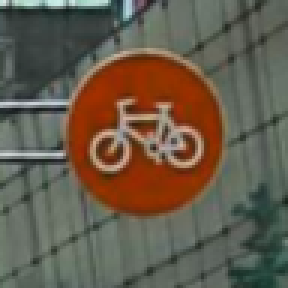
#> input picture data/test_samples/bicycles_crossing_sample.png, 96 x 96 px (shown 3 times larger); its folder holds only this picture in this run
$ python -i generate_dataset.py   (imports and definitions only)
#> lines starting #> are read from the running program, lines starting #| are printed output that depends on the picture
#> further down, picture is the input picture: PIL image 96x96 RGB; mean R, G, B 101.8, 91.2, 75.5
"""
Traffic Sign Dataset Generator
Generates clean and augmented synthetic traffic sign images for KNN training and testing.
Includes 15 distinct international / GTSRB traffic sign categories with multi-font and background augmentations.
"""

import os
import random
import glob
import numpy as np
from PIL import Image, ImageDraw, ImageFont, ImageFilter, ImageEnhance

CLASSES = {
    "stop": {"name": "Stop Sign", "color": "#DC2626"},
    "speed_30": {"name": "Speed Limit (30 km/h)", "color": "#F97316"},
    "speed_50": {"name": "Speed Limit (50 km/h)", "color": "#F59E0B"},
    "speed_80": {"name": "Speed Limit (80 km/h)", "color": "#EAB308"},
    "speed_100": {"name": "Speed Limit (100 km/h)", "color": "#D97706"},
    "yield": {"name": "Yield / Give Way", "color": "#84CC16"},
    "no_entry": {"name": "No Entry", "color": "#EF4444"},
    "no_overtaking": {"name": "No Overtaking", "color": "#B91C1C"},
    "turn_right": {"name": "Turn Right Ahead", "color": "#3B82F6"},
    "turn_left": {"name": "Turn Left Ahead", "color": "#06B6D4"},
    "ahead_only": {"name": "Ahead Only", "color": "#6366F1"},
    "roundabout": {"name": "Roundabout Mandatory", "color": "#2563EB"},
    "traffic_signals": {"name": "Traffic Light Ahead", "color": "#10B981"},
    "road_work": {"name": "Road Work Ahead", "color": "#EA580C"},
    "pedestrian": {"name": "Pedestrian Crossing", "color": "#8B5CF6"}
}

# Locate system fonts
FONT_CANDIDATES = [
    "/usr/share/fonts/truetype/dejavu/DejaVuSans-Bold.ttf",
    "/usr/share/fonts/truetype/liberation/LiberationSans-Bold.ttf",
    "/usr/share/fonts/truetype/crosextra/Carlito-Bold.ttf",
    "/usr/share/fonts/truetype/freefont/FreeSansBold.ttf",
    "/usr/share/fonts/truetype/dejavu/DejaVuSans.ttf",
    "/usr/share/fonts/truetype/liberation/LiberationSans-Regular.ttf"
]
VALID_FONTS = [f for f in FONT_CANDIDATES if os.path.exists(f)]
if not VALID_FONTS:
    all_ttfs = glob.glob("/usr/share/fonts/**/*.ttf", recursive=True)
    VALID_FONTS = all_ttfs[:5] if all_ttfs else [None]

BACKGROUND_COLORS = [
    (240, 240, 240),  # Neutral light grey
    (225, 230, 235),  # Sky grey
    (210, 215, 210),  # Muted greenery tint
    (190, 195, 200),  # Overcast cement
    (230, 225, 220),  # Warm asphalt dust
    (245, 245, 248),  # Clean studio white
    (200, 205, 210),  # Urban concrete
    (215, 220, 215)   # Natural roadside
]

# [152 lines left out: function draw_base_sign, not called in this run]

def augment_image(base_img):
    img = base_img.copy()

    # 1. Random rotation (-15 to 15 deg)
    angle = random.uniform(-15, 15)
    bg_color = random.choice(BACKGROUND_COLORS)
    img = img.rotate(angle, resample=Image.BILINEAR, fillcolor=bg_color)
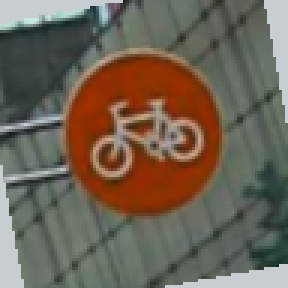
#> img: PIL image 96x96 RGB (shown 3 times larger); mean R, G, B 110.3, 99.1, 84.4

    # 2. Random Scale / Resizing jitter (0.85x to 1.15x)
    if random.random() > 0.35:
        w, h = img.size
        scale = random.uniform(0.85, 1.15)
        new_w, new_h = max(32, int(w * scale)), max(32, int(h * scale))
        img_scaled = img.resize((new_w, new_h), Image.Resampling.BILINEAR)
        canvas = Image.new("RGB", (w, h), color=bg_color)
        off_x = (w - new_w) // 2
        off_y = (h - new_h) // 2
        if off_x >= 0 and off_y >= 0:
            canvas.paste(img_scaled, (off_x, off_y))
        else:
            canvas = img_scaled.crop((-off_x, -off_y, -off_x + w, -off_y + h))
        img = canvas

    # 3. Random Brightness & Contrast
    enhancer = ImageEnhance.Brightness(img)
    img = enhancer.enhance(random.uniform(0.72, 1.28))
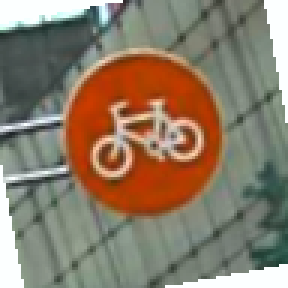
#> img: PIL image 96x96 RGB (shown 3 times larger); mean R, G, B 138.6, 124.1, 105.2

    enhancer = ImageEnhance.Contrast(img)
    img = enhancer.enhance(random.uniform(0.78, 1.28))

    # 4. Color temperature / saturation shift
    if random.random() > 0.4:
        enhancer = ImageEnhance.Color(img)
        img = enhancer.enhance(random.uniform(0.8, 1.2))

    # 5. Random subtle blur
    if random.random() > 0.35:
        img = img.filter(ImageFilter.GaussianBlur(radius=random.uniform(0.2, 0.6)))

    # 6. Subtle sensor Gaussian noise
    arr = np.array(img, dtype=float)
    noise = np.random.normal(0, random.uniform(1.5, 4.0), arr.shape)
    arr = np.clip(arr + noise, 0, 255).astype(np.uint8)

    return Image.fromarray(arr)

# [28 lines left out: function generate_full_dataset, not called in this run]

# [2 lines not run here, left out]

>>> from PIL import Image
>>> picture = Image.open('data/test_samples/bicycles_crossing_sample.png')
>>> result = augment_image(picture)

$ run again, on data/test_samples/danger_ahead_sample.png
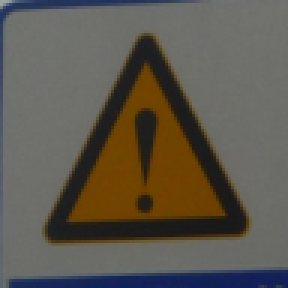
#> input picture data/test_samples/danger_ahead_sample.png, 96 x 96 px (shown 3 times larger)
#> picture is the input picture: PIL image 96x96 RGB; mean R, G, B 93.4, 88, 77.7
#> in augment_image, `img = img.rotate(angle, resample=Image.BILINEAR, fillcolor=bg_color)`:
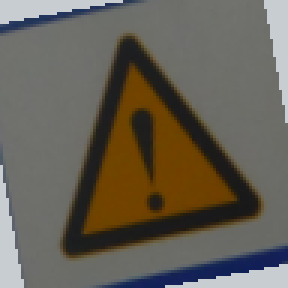
#> img: PIL image 96x96 RGB (shown 3 times larger); mean R, G, B 101.6, 96.2, 85.3
#> in augment_image, `img = enhancer.enhance(random.uniform(0.72, 1.28))`:
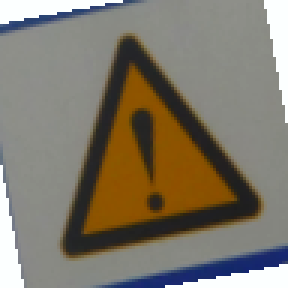
#> img: PIL image 96x96 RGB (shown 3 times larger); mean R, G, B 127.6, 120.5, 106.4

$ run again, on data/test_samples/go_right_sample.png
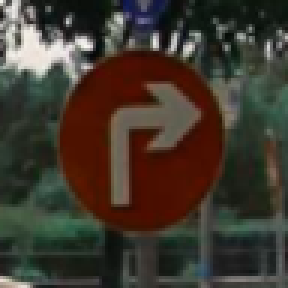
#> input picture data/test_samples/go_right_sample.png, 96 x 96 px (shown 3 times larger)
#> picture is the input picture: PIL image 96x96 RGB; mean R, G, B 64.4, 56.6, 46.6
#> in augment_image, `img = img.rotate(angle, resample=Image.BILINEAR, fillcolor=bg_color)`:
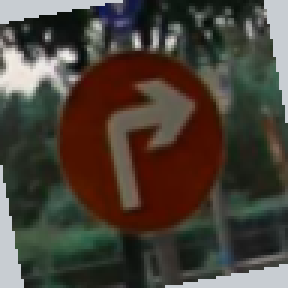
#> img: PIL image 96x96 RGB (shown 3 times larger); mean R, G, B 73.6, 65.8, 56.6
#> in augment_image, `img = enhancer.enhance(random.uniform(0.72, 1.28))`:
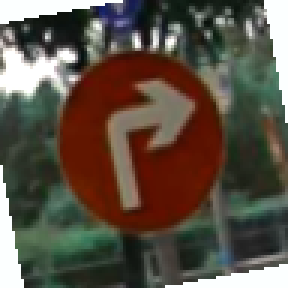
#> img: PIL image 96x96 RGB (shown 3 times larger); mean R, G, B 91.7, 81.8, 69.9

$ run again, on data/test_samples/go_straight_sample.png
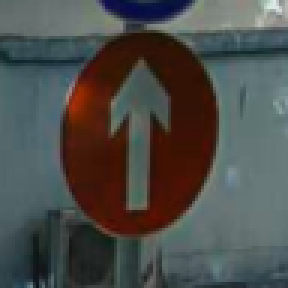
#> input picture data/test_samples/go_straight_sample.png, 96 x 96 px (shown 3 times larger)
#> picture is the input picture: PIL image 96x96 RGB; mean R, G, B 76, 77, 74.2
#> in augment_image, `img = img.rotate(angle, resample=Image.BILINEAR, fillcolor=bg_color)`:
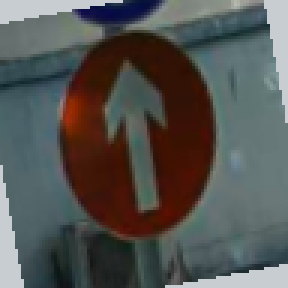
#> img: PIL image 96x96 RGB (shown 3 times larger); mean R, G, B 84.1, 84.5, 82
#> in augment_image, `img = enhancer.enhance(random.uniform(0.72, 1.28))`:
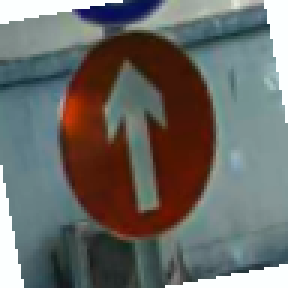
#> img: PIL image 96x96 RGB (shown 3 times larger); mean R, G, B 105.6, 105.8, 102.2
